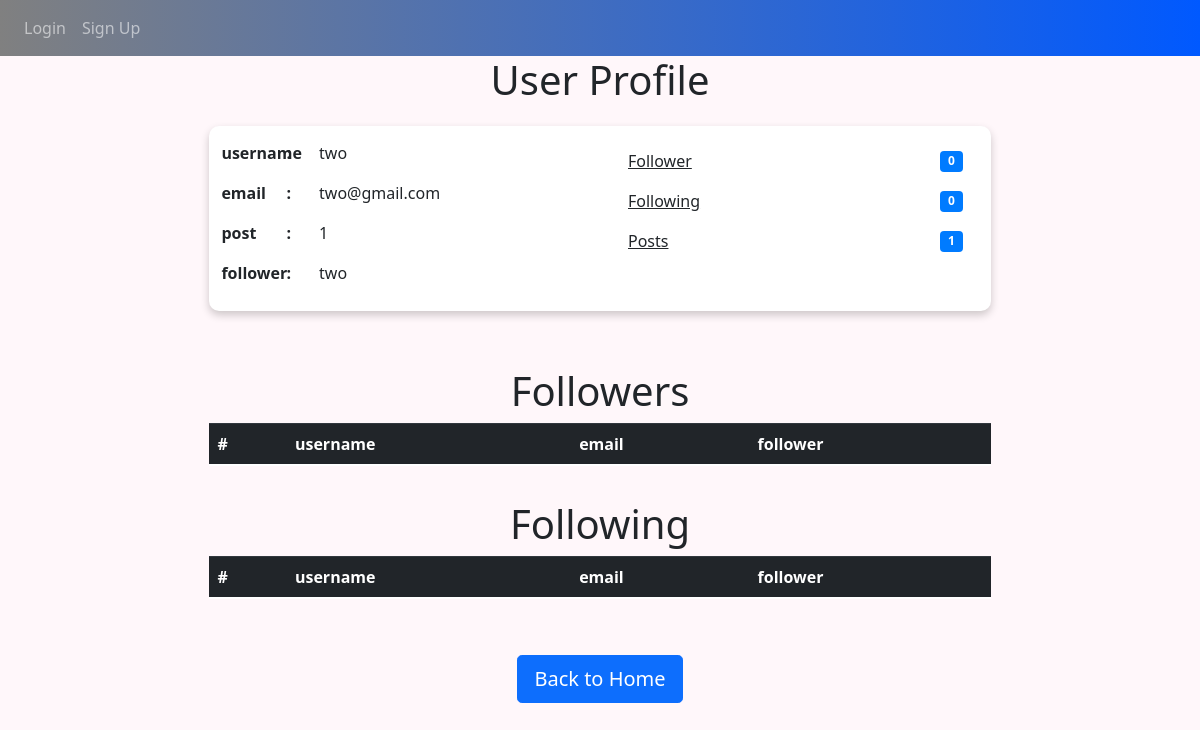
Page /profile/2 on the earlier database version.
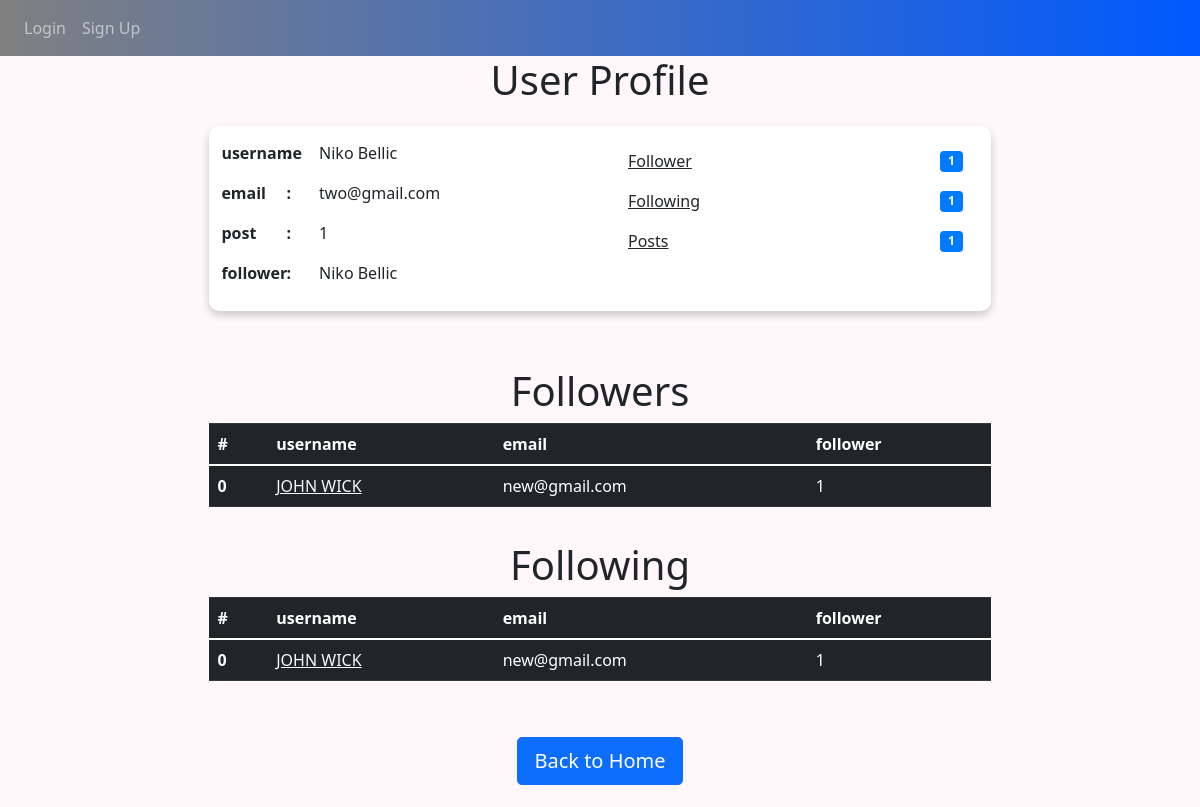
Same page on the later database version.
### models.py (models this page shows, shortened)
class User(db.Model, UserMixin):
    __tablename__ = 'users'
    id = db.Column(db.Integer, primary_key=True)
    username = db.Column(db.String(64), unique=True, index=True)
    email = db.Column(db.String(150), unique= True)
    password_hash = db.Column(db.String(128))
    posts = db.relationship('Post', backref="author", lazy=True)
    comments = db.relationship('Comment', backref="user_comment", lazy=True)
    followed = db.relationship('Follow', foreign_keys=[Follow.follower_id], backref=db.backref('follower', lazy='joined'), lazy=True, cascade='all, delete-orphan')
    followers = db.relationship('Follow', foreign_keys=[Follow.followed_id], backref=db.backref('followed', lazy='joined'), lazy=True, cascade='all, delete-orphan')
    @property
    def password(self):
        raise AttributeError('password is not a readable attribute')

class Follow(db.Model):
    __tablename__ = 'follows'
    follower_id = db.Column(db.Integer, db.ForeignKey('users.id'),
    primary_key=True)
    followed_id = db.Column(db.Integer, db.ForeignKey('users.id'),
    primary_key=True)
    timestamp = db.Column(db.DateTime, default=datetime.now)

### views.py (the view)
@views.route("/profile/<author_id>")
def profile(author_id):
    user = User.query.filter_by(id=author_id).first()
    follower = current_user
    hasfollow = Follow()
    if follower.is_authenticated:
        hasfollow = Follow.query.filter_by(follower_id=follower.id, followed_id=user.id).first()
    if not user:
        flash('No user with that username exists.', category='error')
        return redirect(url_for('views.home'))
    return render_template("userprofile.html", Blogger = user,user = current_user, hasfollow = hasfollow)

### templates/userprofile.html (shortened to what the changed rows need)
{% extends "base.html" %} {% block title %}Home{% endblock %} {% block content
    %}
    <h1 align="center">User Profile</h1>
    <div class="container-fluid" style="background-color: rgb(255, 255, 255); box-shadow: 0 4px 8px 0 rgba(0,0,0,0.2); border-radius: 10px; width: 70%;">
        <div class="row">
            <div class="col-sm">
                <div class="row">
                    <div class="col-6">
                        <p>{{Blogger.username}}</p>
                        <p>{{Blogger.email}}</p>
                        <p>{{Blogger.posts|length}}</p>
                        <p>{{Blogger.username}}</p>
                    </div>
                </div>
            </div>
            <div class="col-sm">
                <ul class="list-group list-group-flush">
                    <li class="list-group-item d-flex justify-content-between align-items-center">
                        <a href="" class = "link-dark">Follower</a>
                        <span class="badge badge-primary badge-pill">{{Blogger.followers|length}}</span>
                    </li>
                    <li class="list-group-item d-flex justify-content-between align-items-center">
                        <a href="" class = "link-dark">Following</a>
                        <span class="badge badge-primary badge-pill">{{Blogger.followed|length}}</span>
                    </li>
                </ul>
            </div>
        </div>
    </div>
    <h1 align="center">Followers</h1>
    <table class="table table-dark" style="width: 70%; margin: auto;">
        <thead>
          <tr>
            <th scope="col">#</th>
            <th scope="col">username</th>
            <th scope="col">email</th>
            <th scope="col">follower</th>
          </tr>
        </thead>
        <tbody>
          {% set i = namespace(value=0) %}
          {% for follower in Blogger.followers %}
            <tr>
                <th scope="row">{{i.value}} </th>
                <td><a href="/profile/{{follower.follower.id}}" class="link-light">{{follower.follower.username}}</a></td>
                <td>{{follower.follower.email}}</td>
                <td>{{follower.follower.followers|length}}</td>
            </tr>
            {% set i.value = i.value + 1 %}
          {% endfor %}
        </tbody>
    </table>
    <h1 align="center">Following</h1>
    <table class="table table-dark" style="width: 70%; margin: auto;">
        <thead>
          <tr>
            <th scope="col">#</th>
            <th scope="col">username</th>
            <th scope="col">email</th>
            <th scope="col">follower</th>
          </tr>
        </thead>
        <tbody>
          {% set i = namespace(value=0) %}
          {% for follower in Blogger.followed %}
            <tr>
                <th scope="row">{{i.value}} </th>
                <td><a href="/profile/{{follower.followed.id}}" class="link-light">{{follower.followed.username}}</a></td>
                <td>{{follower.followed.email}}</td>
                <td>{{follower.followed.followers|length}}</td>
            </tr>
            {% set i.value = i.value + 1 %}
          {% endfor %}
        </tbody>
    </table>
    {% endblock %}

Differences in the rows shown:
changed User "two@gmail.com": username "two" → "Niko Bellic"
added Follow: value "0", follower.username "JOHN WICK", follower.email "new@gmail.com", follower.followers|length "1", shown under "Followers"
added Follow: value "0", followed.username "JOHN WICK", followed.email "new@gmail.com", followed.followers|length "1", shown under "Following"
Other differences:
{{ Blogger.followers|length }}: "0" → "1"
{{ Blogger.followed|length }}: "0" → "1"
